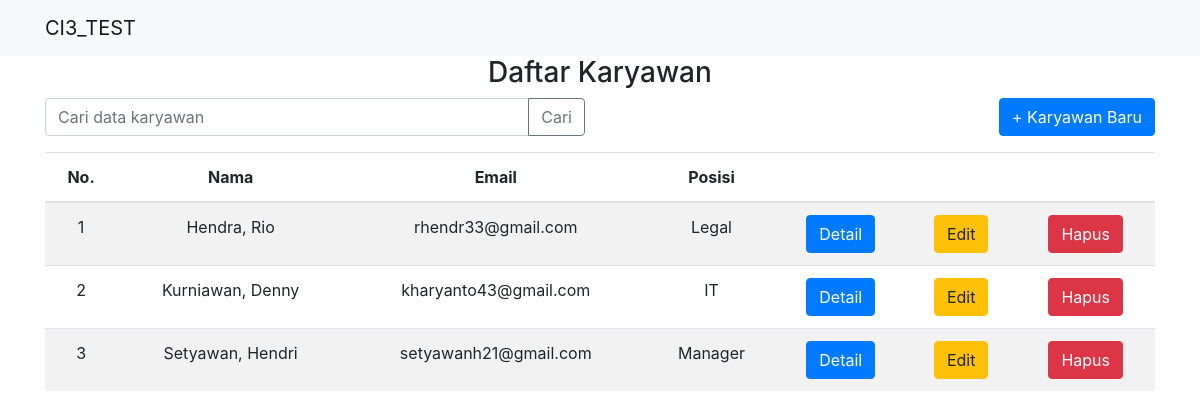
The page / on the database its author committed.
### tables this page shows
CREATE TABLE `employee` (
  `employee_id` int(11) NOT NULL,
  `first_name` varchar(25) NOT NULL,
  `last_name` varchar(25) NOT NULL,
  `email` varchar(100) NOT NULL,
  `position` varchar(100) NOT NULL,
  `join_date` date NOT NULL,
  `phone` varchar(25) NOT NULL,
  `create_by` int(11) NOT NULL,
  `create_at` int(11) NOT NULL
);

### application/controllers/Employee.php (called while the page is built, shortened)
<?php
	class Employee extends CI_Controller{
		public function __construct(){
			$this->load->model('Employee_model');
			$this->load->model('Address_model');
		}
		public function index(){
			$data['judul'] = 'Daftar Karyawan';
			if ($this->input->post('txtSearch')) {
				$data['karyawan'] = $this->Employee_model->search();
			}
			else{
				$data['karyawan'] = $this->Employee_model->selectall();
			}
			$this->load->view('templates/header', $data);
			$this->load->view('employee/index');
			$this->load->view('templates/footer');
		}
	}

### index.php (called while the page is built, shortened)
<?php
require_once BASEPATH.'core/CodeIgniter.php';

### application/models/Employee_model.php (called while the page is built, shortened)
<?php
    class Employee_model extends CI_Model{
        public function selectall(){
            $this->db->order_by('last_name', 'ASC');
            return $this->db->get('employee')->result_array();
        }
    }

### application/views/employee/index.php (the view, shortened to what this page needs)
<div class="container">
    <div class="row">
        <div class="col-md-12">
            <h3 class="text-center"><?= $judul; ?></h3>
        </div>
    </div>
    <div class="row">
        <div class="col-md-6">
            <form action="" method="post">
                <div class="input-group">
                    <input type="text" class="form-control" placeholder="Cari data karyawan" name="txtSearch">
                    <div class="input-group-append">
                        <button type="submit" class="btn btn-outline-secondary">Cari</button>
                    </div>
                </div>
            </form>
        </div>
        <div class="col-md-6">
            <a href="<?= base_url('employee/tambah'); ?>" class="btn btn-primary float-right">+ Karyawan Baru</a>
        </div>
    </div>
    <div class="row mt-3">
        <div class="col-md-12 mx-auto text-center">
            <table class="table table-striped">
                <thead>
                    <tr>
                        <th>No.</th>
                        <th>Nama</th>
                        <th>Email</th>
                        <th>Posisi</th>
                        <th colspan="3"></th>
                    </tr>
                </thead>
                <tbody>
                    <?php
                        $no = 1;
                        foreach ($karyawan as $row) {
                    ?>
                            <tr>
                                <td><?= $no; ?></td>
                                <td><?= $row['last_name'] . ", " . $row['first_name']; ?></td>
                                <td><?= $row['email']; ?></td>
                                <td><?= $row['position']; ?></td>
                                <td>
                                    <a href="<?= base_url('employee/detail/') . $row['employee_id'] ?>" class="btn btn-primary">Detail</a>
                                </td>
                                <td>
                                    <a href="<?= base_url('employee/edit/') . $row['employee_id'] ?>" class="btn btn-warning">Edit</a>
                                </td>
                                <td>
                                    <a href="<?= base_url('employee/hapus/') . $row['employee_id'] ?>" class="btn btn-danger" onclick="return confirm('Hapus data ini?');">Hapus</a>
                                </td>
                            </tr>
                    <?php
                            $no++;
                        }
                    ?>
                </tbody>
            </table>
        </div>
    </div>
</div>

### application/views/templates/header.php (shortened to what this page needs)
<!DOCTYPE html>
<html lang="en">
<head>
	<link rel="stylesheet" type="text/css" href="<?= base_url() ?>assets/css/bootstrap.min.css">
</head>
<body>
	<nav class="navbar navbar-expand-lg navbar-light bg-light">
		<div class="container">
			<a href="<?= base_url(); ?>" class="navbar-brand">CI3_TEST</a>
		</div>
	</nav>

### application/views/templates/footer.php (shortened to what this page needs)
</body>
</html>

### rows shown on the page
employee: last_name "Hendra", first_name "Rio", email "rhendr33@gmail.com", position "Legal"
employee: last_name "Kurniawan", first_name "Denny", email "kharyanto43@gmail.com", position "IT"
employee: last_name "Setyawan", first_name "Hendri", email "setyawanh21@gmail.com", position "Manager"

### other values the page prints
$judul "Daftar Karyawan"
